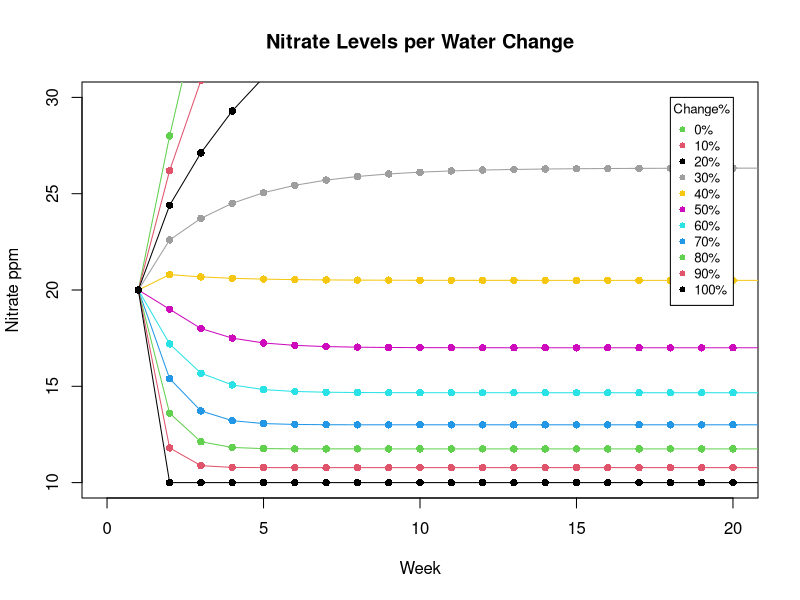

Write R code to recreate this figure.
water_N = 10 #nitrates in tap water
tank_N = 20  #nitrates in tank
gal = 8.5    #gallons in tank
N_inc = 1 #how much do your nitrates increase per day

#keep these the same#
change_days = 7       #how often do you change your tank's water?
perm.change_days = 7  #how often do you change your tank's water?
###


max_days = 280
days = 0    
N_change = c(tank_N)


water.change.calc = function(total_N, w_change){
  new_total_N = ((total_N*(w_change)+(water_N*(1-w_change))))
  return(new_total_N)
}

water.change.graph = function(w_change){
  while (days <= max_days){
    tank_N = tank_N + N_inc
    if (days == change_days) {
      change_days = change_days + perm.change_days
      tank_N = water.change.calc(tank_N, w_change)
      N_change = c(N_change, tank_N)
      }
    days = days + 1
    }
  return(N_change)
}

y_lim = 30
x_lim = 20

plot(water.change.graph(1), xlim = c(0,x_lim), ylim = c(water_N,y_lim), xlab = "Week", ylab = "Nitrate ppm", pch = 16, col = 0)
lines(water.change.graph(1), xlim = c(0,x_lim), ylim = c(water_N,y_lim), xlab = "Week", ylab = "Nitrate ppm", pch = 16, col = 0)

title("Nitrate Levels per Water Change")

amt = 1 #percent changed
while (amt >= 0) {
  points(water.change.graph(amt), col = amt*10+1, pch = 16)
  lines(water.change.graph(amt), col = amt*10+1, pch = 16)
  
  amt = amt - .1 
}

legend(18, 30, legend=c("0%","10%", "20%", "30%", "40%", "50%","60%","70%", "80%","90%","100%" ), col=c(11:1), pch = 16, cex=0.8, title = "Change%")
